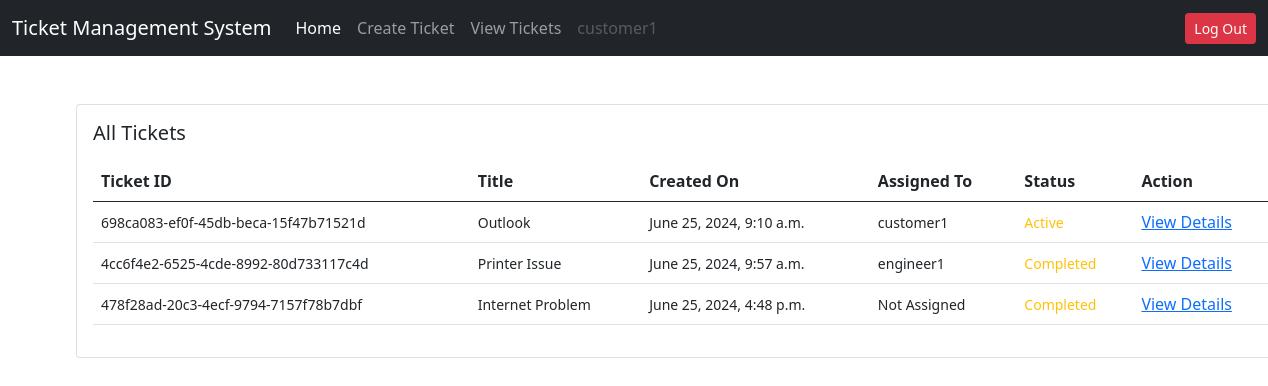
Page /all-tickets/ (signed in) on the committed database.
### users/models.py (models this page shows, shortened)
class User(AbstractUser):
    is_customer = models.BooleanField(default=False)
    is_engineer = models.BooleanField(default=False)
    email = models.EmailField(unique=True)

### ticket/models.py (models this page shows, shortened)
class Ticket(models.Model):
    status_choices = (
        ('Active', 'Active'),
        ('Completed', 'Completed'),
        ('Pending', 'Pending'),
    )
    ticket_number = models.UUIDField(default=uuid.uuid4)
    title = models.CharField(max_length=100)
    description = models.TextField()
    created_by = models.ForeignKey(User, on_delete=models.CASCADE, related_name="created_by")
    date_created = models.DateTimeField(auto_now_add=True)
    assigned_to = models.ForeignKey(User, on_delete=models.DO_NOTHING, null=True, blank=True)
    is_resolved = models.BooleanField(default=False)
    accepted_date = models.DateTimeField(null=True, blank=True)
    closed_date = models.DateTimeField(null=True, blank=True)
    ticket_status = models.CharField(max_length=100, choices=status_choices, default='Pending')

### ticket/views.py (the view)
# urls.py: path('all-tickets/', views.all_tickets, name='all-tickets'),
@login_required(login_url='login')
def all_tickets(request):
    tickets = Ticket.objects.filter(created_by=request.user)
    context = {
        'tickets': tickets
    }
    return render(request, 'ticket/all_tickets.html', context)

### templates/ticket/all_tickets.html
{% extends 'base.html' %}
{% load widget_tweaks %}
{% block content %}
<div class="card mx-auto" style="width: 76rem;">
    <div class="card-body">
        <h5 class="card-title mb-3 ">All Tickets</h5>
        <table class="table">
            <thead>
                <tr>
                    <th scope="col">Ticket ID</th>
                    <th scope="col">Title</th>
                    <th scope="col">Created On</th>
                    <th scope="col">Assigned To</th>
                    <th scope="col">Status</th>
                    <th scope="col">Action</th>
                </tr>
            </thead>
            <tbody>
                {% for ticket in tickets %}
                <tr>
                    <td><small>{{ ticket.ticket_number }}</small></td>
                    <td><small>{{ ticket.title }}</small></td>
                    <td><small>{{ ticket.date_created }}</small></td>
                    {% if ticket.assigned_to %}
                    <td><small>{{ ticket.assigned_to.username }}</small></td>
                    {% else %}
                    <td><small>Not Assigned</small></td>
                    {% endif %}
                    {% if ticket.status == 'Active' %}
                    <td class="text-success"><small>{{ ticket.ticket_status }}</small></td>
                    {% elif ticket.status == 'Completed' %}
                    <td class="text-danger"><small>{{ ticket.ticket_status }}</small></td>
                    {% else %}
                    <td class="text-warning"><small>{{ ticket.ticket_status }}</small></td>
                    {% endif %}
                    <td><a href="{% url 'ticket-details' ticket.id %}">View Details</a></td>
                </tr>
                {% endfor %}
            </tbody>
        </table>
    </div>
</div>
{% endblock content %}

### templates/base.html (shortened to what this page needs)
<!DOCTYPE html>
<html lang="en">
<head>
    <link href="https://cdn.jsdelivr.net/npm/bootstrap@5.0.2/dist/css/bootstrap.min.css" rel="stylesheet"
>
    <link rel="stylesheet" href="https://cdnjs.cloudflare.com/ajax/libs/font-awesome/6.0.0-beta3/css/all.min.css">
</head>
<body>
    {% if request.user.is_customer %}
    <nav class="navbar navbar-expand-lg navbar-dark bg-dark">
        <div class="container-fluid">
            <a href="/" class="navbar-brand">Ticket Management System</a>
        <div class="collapse navbar-collapse" id="navbarSupportedContent">
            <ul class="navbar-nav me-auto mb-2 mb-lg-0">
                <li class="nav-item">
                    <a href="" class="nav-link active">Home</a>
                </li>
                <li class="nav-item">
                    <a href="{% url 'create-ticket' %}" class="nav-link">Create Ticket</a>
                </li>
                <li class="nav-item">
                    <a href="{% url 'all-tickets' %}" class="nav-link">View Tickets</a>
                </li>
                <li class="nav-item">
                    <a href="#" class="nav-link disabled" tabindex="-1" aria-disabled="true">{{ request.user.username }}</a>
                </li>
            </ul>
            <a href="{% url 'logout' %}" class="btn btn-danger btn-sm ms-2"> Log Out</a>
        </div>
        </div>
    </nav>
    {% endif %}
    <div class="container mt-5">
        {% block content %}
        {% endblock content %}
    </div>
</body>
</html>

### rows in the picture
User: user.username "customer1"
Ticket: ticket_number "698ca083-ef0f-45db-beca-15f47b71521d", title "Outlook", date_created "June 25, 2024, 9:10 a.m.", assigned_to.username "customer1", ticket_status "Active"
Ticket: ticket_number "4cc6f4e2-6525-4cde-8992-80d733117c4d", title "Printer Issue", date_created "June 25, 2024, 9:57 a.m.", assigned_to.username "engineer1", ticket_status "Completed"
Ticket: ticket_number "478f28ad-20c3-4ecf-9794-7157f78b7dbf", title "Internet Problem", date_created "June 25, 2024, 4:48 p.m.", shows "Not Assigned", ticket_status "Completed"
